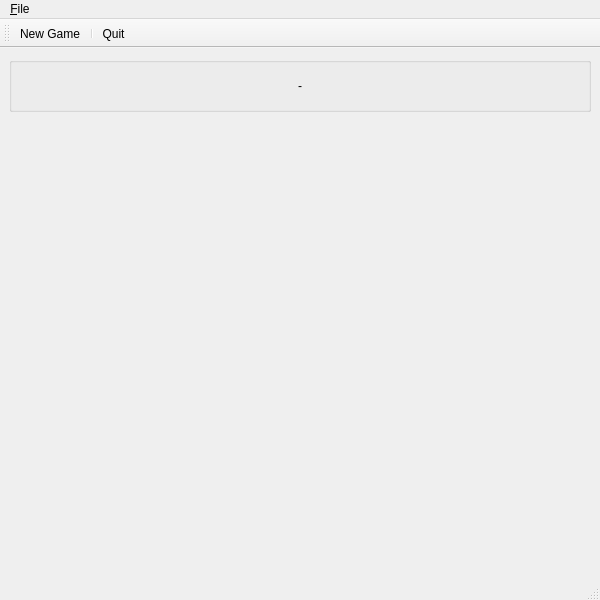
<?xml version="1.0" encoding="UTF-8"?>
<ui version="4.0">
 <class>MainWindow</class>
 <widget class="QMainWindow" name="MainWindow">
  <property name="enabled">
   <bool>true</bool>
  </property>
  <property name="geometry">
   <rect>
    <x>0</x>
    <y>0</y>
    <width>600</width>
    <height>600</height>
   </rect>
  </property>
  <property name="minimumSize">
   <size>
    <width>600</width>
    <height>600</height>
   </size>
  </property>
  <property name="maximumSize">
   <size>
    <width>600</width>
    <height>600</height>
   </size>
  </property>
  <property name="windowTitle">
   <string>MainWindow</string>
  </property>
  <widget class="QWidget" name="centralwidget">
   <layout class="QVBoxLayout" name="verticalLayout">
    <item>
     <widget class="QGroupBox" name="scoreBoard">
      <property name="sizePolicy">
       <sizepolicy hsizetype="Minimum" vsizetype="Minimum">
        <horstretch>0</horstretch>
        <verstretch>0</verstretch>
       </sizepolicy>
      </property>
      <property name="maximumSize">
       <size>
        <width>16777215</width>
        <height>55</height>
       </size>
      </property>
      <property name="title">
       <string/>
      </property>
      <layout class="QHBoxLayout" name="horizontalLayout">
       <item>
        <widget class="QLabel" name="player1">
         <property name="maximumSize">
          <size>
           <width>16777215</width>
           <height>15</height>
          </size>
         </property>
         <property name="text">
          <string/>
         </property>
        </widget>
       </item>
       <item alignment="Qt::AlignLeft">
        <widget class="QLabel" name="player1Score">
         <property name="minimumSize">
          <size>
           <width>0</width>
           <height>15</height>
          </size>
         </property>
         <property name="maximumSize">
          <size>
           <width>10</width>
           <height>15</height>
          </size>
         </property>
         <property name="text">
          <string/>
         </property>
        </widget>
       </item>
       <item alignment="Qt::AlignHCenter">
        <widget class="QLabel" name="separator_2">
         <property name="text">
          <string>-</string>
         </property>
        </widget>
       </item>
       <item>
        <widget class="QLabel" name="player2Score">
         <property name="maximumSize">
          <size>
           <width>16777215</width>
           <height>15</height>
          </size>
         </property>
         <property name="text">
          <string/>
         </property>
        </widget>
       </item>
       <item>
        <widget class="QLabel" name="player2">
         <property name="maximumSize">
          <size>
           <width>16777215</width>
           <height>15</height>
          </size>
         </property>
         <property name="text">
          <string/>
         </property>
         <property name="alignment">
          <set>Qt::AlignCenter</set>
         </property>
        </widget>
       </item>
      </layout>
     </widget>
    </item>
    <item>
     <widget class="TicTacToe" name="gameBoard" native="true"/>
    </item>
   </layout>
  </widget>
  <widget class="QStatusBar" name="statusbar">
   <property name="maximumSize">
    <size>
     <width>16777215</width>
     <height>15</height>
    </size>
   </property>
  </widget>
  <widget class="QToolBar" name="toolBar">
   <property name="enabled">
    <bool>true</bool>
   </property>
   <property name="windowTitle">
    <string>toolBar</string>
   </property>
   <attribute name="toolBarArea">
    <enum>TopToolBarArea</enum>
   </attribute>
   <attribute name="toolBarBreak">
    <bool>false</bool>
   </attribute>
   <addaction name="actionNew_Game"/>
   <addaction name="separator"/>
   <addaction name="actionQuit"/>
  </widget>
  <widget class="QMenuBar" name="menuBar">
   <property name="geometry">
    <rect>
     <x>0</x>
     <y>0</y>
     <width>600</width>
     <height>22</height>
    </rect>
   </property>
   <widget class="QMenu" name="menu_File">
    <property name="title">
     <string>&amp;File</string>
    </property>
    <addaction name="separator"/>
    <addaction name="actionNew_Game"/>
    <addaction name="separator"/>
    <addaction name="actionQuit"/>
   </widget>
   <addaction name="menu_File"/>
  </widget>
  <action name="actionNew_Game">
   <property name="icon">
    <iconset resource="resources.qrc">
     <normaloff>:/newGame.png</normaloff>:/newGame.png</iconset>
   </property>
   <property name="text">
    <string>New Game</string>
   </property>
   <property name="toolTip">
    <string>Start a new game</string>
   </property>
   <property name="shortcut">
    <string>Meta+N</string>
   </property>
  </action>
  <action name="actionQuit">
   <property name="icon">
    <iconset resource="resources.qrc">
     <normaloff>:/exit.png</normaloff>:/exit.png</iconset>
   </property>
   <property name="text">
    <string>Quit</string>
   </property>
   <property name="toolTip">
    <string>Exit the program</string>
   </property>
   <property name="shortcut">
    <string>Meta+Q</string>
   </property>
  </action>
 </widget>
 <customwidgets>
  <customwidget>
   <class>TicTacToe</class>
   <extends>QWidget</extends>
   <header>tictactoe.h</header>
   <container>1</container>
  </customwidget>
 </customwidgets>
 <resources>
  <include location="resources.qrc"/>
 </resources>
 <connections/>
</ui>
